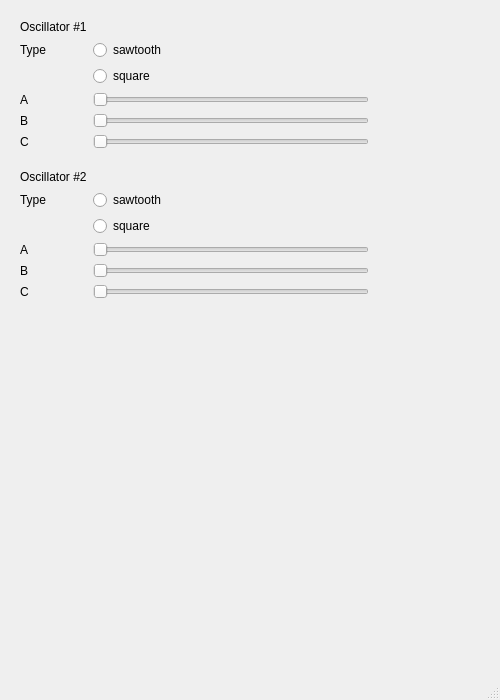
<?xml version="1.0" encoding="UTF-8"?>
<ui version="4.0">
 <class>MainWindow</class>
 <widget class="QMainWindow" name="MainWindow">
  <property name="geometry">
   <rect>
    <x>0</x>
    <y>0</y>
    <width>500</width>
    <height>700</height>
   </rect>
  </property>
  <property name="windowTitle">
   <string>MainWindow</string>
  </property>
  <widget class="QWidget" name="centralWidget">
   <widget class="QWidget" name="verticalLayoutWidget">
    <property name="geometry">
     <rect>
      <x>9</x>
      <y>9</y>
      <width>371</width>
      <height>316</height>
     </rect>
    </property>
    <layout class="QVBoxLayout" name="verticalLayout_4">
     <item>
      <layout class="QFormLayout" name="formLayout_2">
       <item row="0" column="0">
        <widget class="QLabel" name="label">
         <property name="text">
          <string>Oscillator #1</string>
         </property>
        </widget>
       </item>
       <item row="1" column="0">
        <widget class="QLabel" name="label_2">
         <property name="text">
          <string>Type</string>
         </property>
        </widget>
       </item>
       <item row="3" column="0">
        <widget class="QLabel" name="label_3">
         <property name="text">
          <string>A</string>
         </property>
        </widget>
       </item>
       <item row="3" column="1">
        <widget class="QSlider" name="osc1_inA">
         <property name="orientation">
          <enum>Qt::Horizontal</enum>
         </property>
        </widget>
       </item>
       <item row="4" column="0">
        <widget class="QLabel" name="label_4">
         <property name="text">
          <string>B</string>
         </property>
        </widget>
       </item>
       <item row="4" column="1">
        <widget class="QSlider" name="osc1_inB">
         <property name="orientation">
          <enum>Qt::Horizontal</enum>
         </property>
        </widget>
       </item>
       <item row="5" column="0">
        <widget class="QLabel" name="label_5">
         <property name="text">
          <string>C</string>
         </property>
        </widget>
       </item>
       <item row="5" column="1">
        <widget class="QSlider" name="osc1_inC">
         <property name="orientation">
          <enum>Qt::Horizontal</enum>
         </property>
        </widget>
       </item>
       <item row="1" column="1">
        <widget class="QRadioButton" name="osc1_type_sawtooth">
         <property name="text">
          <string>sawtooth</string>
         </property>
        </widget>
       </item>
       <item row="2" column="1">
        <widget class="QRadioButton" name="osc1_type_square">
         <property name="text">
          <string>square</string>
         </property>
        </widget>
       </item>
      </layout>
     </item>
     <item>
      <layout class="QFormLayout" name="formLayout_3">
       <item row="0" column="0">
        <widget class="QLabel" name="oscillator2Label">
         <property name="text">
          <string>Oscillator #2</string>
         </property>
        </widget>
       </item>
       <item row="1" column="0">
        <widget class="QLabel" name="typeLabel">
         <property name="text">
          <string>Type</string>
         </property>
        </widget>
       </item>
       <item row="3" column="0">
        <widget class="QLabel" name="aLabel">
         <property name="text">
          <string>A</string>
         </property>
        </widget>
       </item>
       <item row="4" column="0">
        <widget class="QLabel" name="bLabel">
         <property name="text">
          <string>B</string>
         </property>
        </widget>
       </item>
       <item row="5" column="0">
        <widget class="QLabel" name="cLabel">
         <property name="text">
          <string>C</string>
         </property>
        </widget>
       </item>
       <item row="3" column="1">
        <widget class="QSlider" name="osc2_inA">
         <property name="orientation">
          <enum>Qt::Horizontal</enum>
         </property>
        </widget>
       </item>
       <item row="4" column="1">
        <widget class="QSlider" name="osc2_inB">
         <property name="orientation">
          <enum>Qt::Horizontal</enum>
         </property>
        </widget>
       </item>
       <item row="5" column="1">
        <widget class="QSlider" name="osc2_inC">
         <property name="orientation">
          <enum>Qt::Horizontal</enum>
         </property>
        </widget>
       </item>
       <item row="1" column="1">
        <widget class="QRadioButton" name="osc2_type_sawtooth">
         <property name="text">
          <string>sawtooth</string>
         </property>
        </widget>
       </item>
       <item row="2" column="1">
        <widget class="QRadioButton" name="osc2_type_square">
         <property name="text">
          <string>square</string>
         </property>
        </widget>
       </item>
      </layout>
     </item>
    </layout>
   </widget>
  </widget>
  <widget class="QStatusBar" name="statusBar"/>
 </widget>
 <layoutdefault spacing="6" margin="11"/>
 <resources/>
 <connections/>
</ui>
